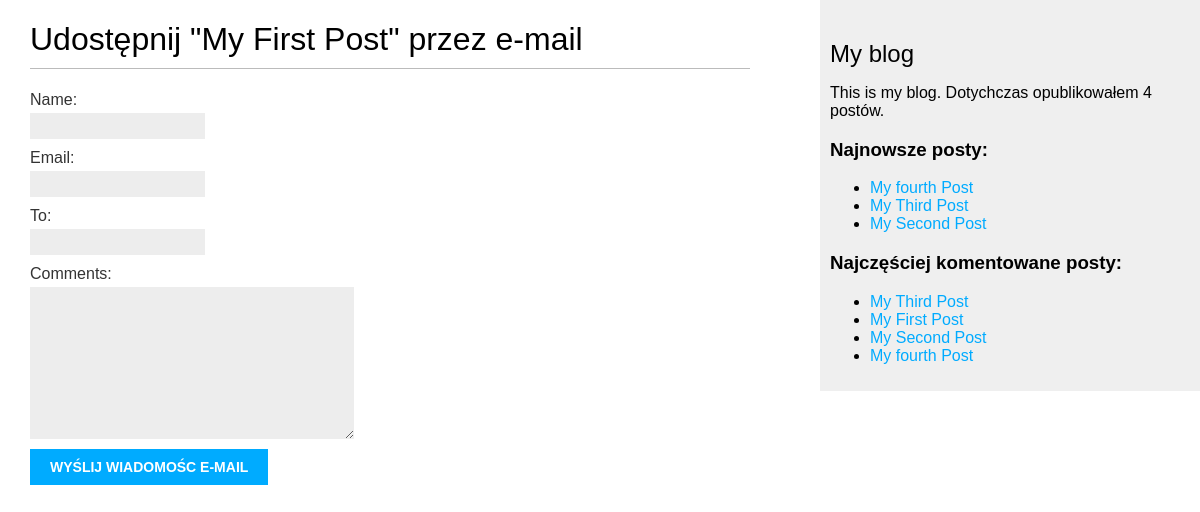
/blog/1/share/, run on an earlier commit of the app's database.
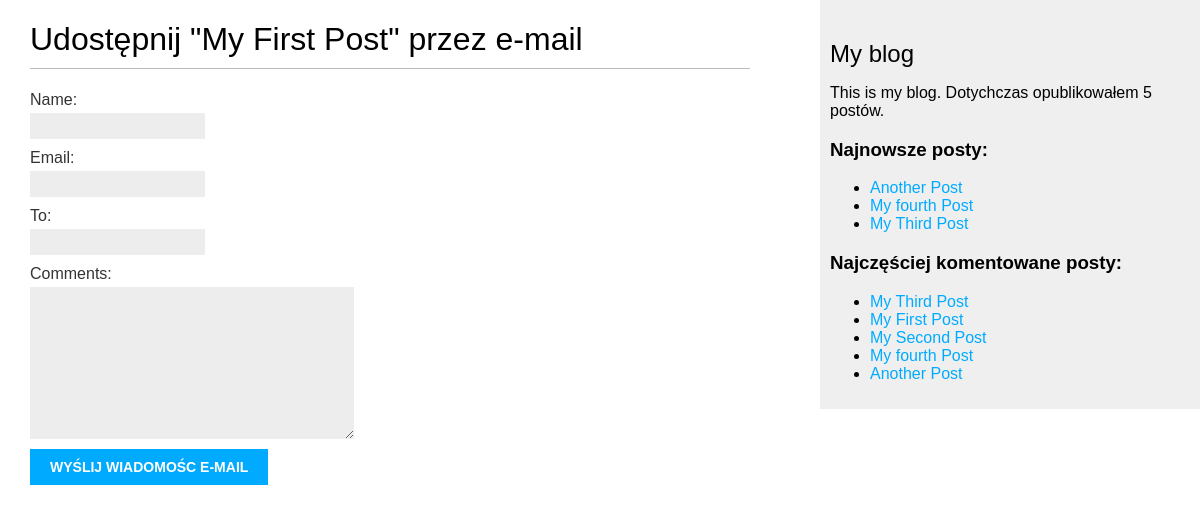
And on a later commit of the database.
### blog/models.py (models this page shows, shortened)
class Post(models.Model):
    STATUS_CHOICES = (
        ('draft', 'Draft'),
        ('published', 'Published'),
    )
    title = models.CharField(max_length=250)
    slug = models.SlugField(max_length=250,
                            unique_for_date='publish')
    author = models.ForeignKey(User,
                              on_delete=models.CASCADE,
                              related_name='blog_posts')
    body = models.TextField()
    publish = models.DateTimeField(default=timezone.now)
    created = models.DateTimeField(auto_now_add=True)
    updated = models.DateTimeField(auto_now=True)
    status = models.CharField(max_length=10,
                              choices=STATUS_CHOICES,
                              default='draft')
    tags = TaggableManager()
    objects = models.Manager() # The default manager.
    published = PublishedManager() # Our custom manager.
    class Meta:
        ordering = ('-publish',)
    def get_absolute_url(self):
        return reverse('blog:post_detail',
                       args=[self.publish.year,
                             self.publish.month,
                             self.publish.day, self.slug])

### blog/views.py (the view)
# urls.py: path('<int:post_id>/share/', views.post_share, name='post_share'),
def post_share(request, post_id):
    post = get_object_or_404(Post, id=post_id, status='published')
    sent = False
    if request.method == 'POST':
        form = EmailPostForm(request.POST)
        if form.is_valid():
            cd = form.cleaned_data
            post_url = request.build_absolute_uri(post.get_absolute_url())
            subject = '{} ({}) zachęca do przeczytania "{}"'.format(cd['name'],
                                                                    cd['email'],
                                                                    post.title)
            message = 'Przeczytaj post "{}" na stronie {}\n\n \
                       Komentarz dodany przez {}: {}'.format(
                           post.title, post_url, cd['name'], cd['comments'])
            send_mail(subject, message, 'admin@mylog.com', [cd['to']])
            sent = True
    else:
        form = EmailPostForm()
    return render(request, 'blog/post/share.html', {
        'post': post,
        'form': form,
        'sent': sent
    })

### blog/forms.py
class EmailPostForm(forms.Form):
    name = forms.CharField(max_length=25)
    email = forms.EmailField()
    to = forms.EmailField()
    comments = forms.CharField(required=False, widget=forms.Textarea)

### blog/models.py (called while the page is built)
    def get_queryset(self):
        return super(PublishedManager, self).get_queryset().filter(status='published')

### blog/templatetags/blog_tags.py (called while the page is built)
@register.simple_tag
def get_most_commented_posts(count=5):
    return Post.published.annotate(total_comments=Count('comments')).order_by('-total_comments')[:count]

@register.simple_tag
def total_posts():
    return Post.published.count()

@register.inclusion_tag('blog/post/latest_posts.html')
def show_latest_posts(count=3):
    latest_posts = Post.published.order_by('-publish')[:count]
    return {'latest_posts': latest_posts}

### blog/templates/blog/post/share.html (shortened to what this page needs)
{% extends 'blog/base.html' %}
{% block content %}
    {% if sent %}
        <h1>Wiadomośc e-mail została wysłana.</h1>
        <p>
            Wysłanie posta "{{ post.title }}" do {{ form.cleaned_data.to }} zakończyło się sukcesem.
        </p>
    {% else %}
        <h1>Udostępnij "{{ post.title }}" przez e-mail</h1>
        <form action="." method="post">
            {{ form.as_p }}
            <input type="submit" value="Wyślij wiadomośc e-mail">
        </form>
    {% endif %}
{% endblock content %}

### blog/templates/blog/base.html (shortened to what this page needs)
{% load blog_tags %}
{% load static %}
<!DOCTYPE html>
<html>
<head>
  <link href="{% static "css/blog.css" %}" rel="stylesheet">
</head>
<body>
  <div id="content">
    {% block content %}
    {% endblock %}
  </div>
  <div id="sidebar">
    <h2>My blog</h2>
    <p>This is my blog. Dotychczas opublikowałem {% total_posts %} postów. </p>
    <h3>Najnowsze posty:</h3>
    {% show_latest_posts 3 %}
    <h3>Najczęściej komentowane posty:</h3>
    {% get_most_commented_posts as most_commented_posts %}
    <ul>
      {% for post in most_commented_posts %}
        <li>
          <a href="{{ post.get_absolute_url }}">{{ post.title }}</a>
        </li>
      {% endfor %}
    </ul>
  </div>
</body>
</html>

### blog/templates/blog/post/latest_posts.html
<ul>
    {% for post in latest_posts %}
        <li>
            <a href="{{ post.get_absolute.url }}">{{ post.title }}</a>
        </li>
    {% endfor %}
</ul>

What changed in the data, as far as the page shows it:
no longer on one of the page's lists (row unchanged): Post: title "My Second Post"
added Post: title "Another Post"
Also different on the page:
text no longer shown: "4"
text now shown: "5"
